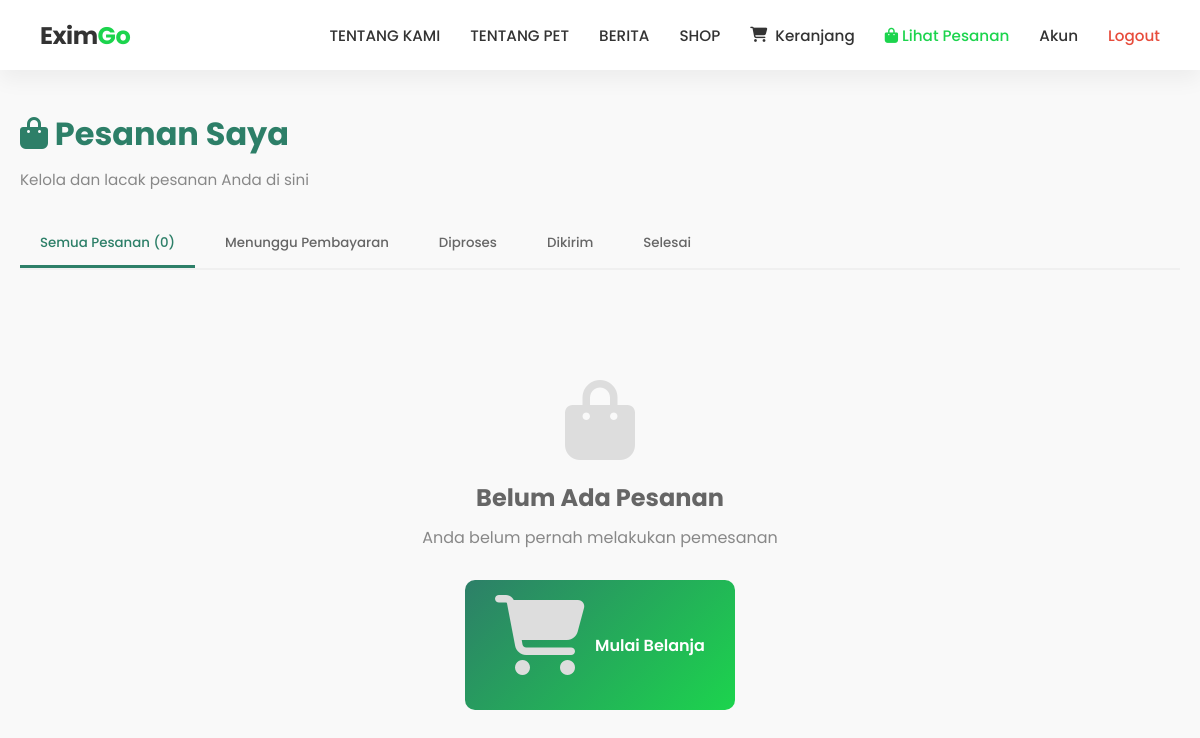
The page /users/my_orders.php (signed in) on the database as committed earlier.
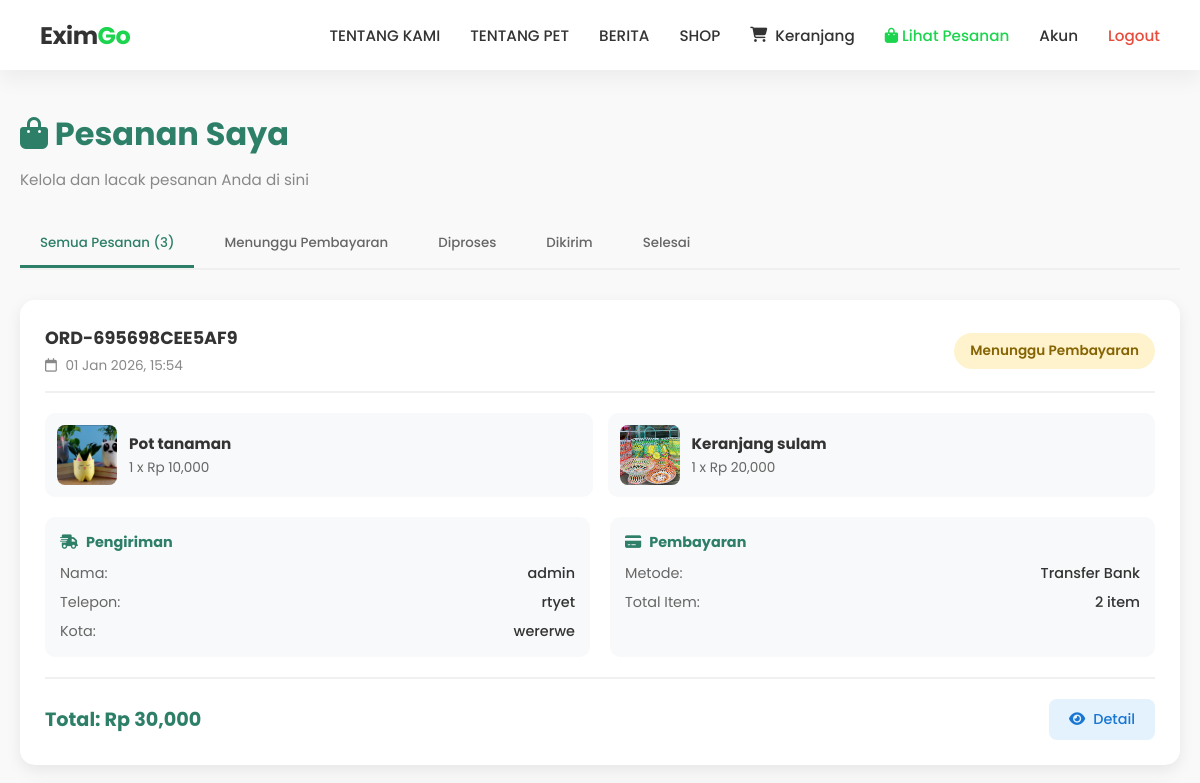
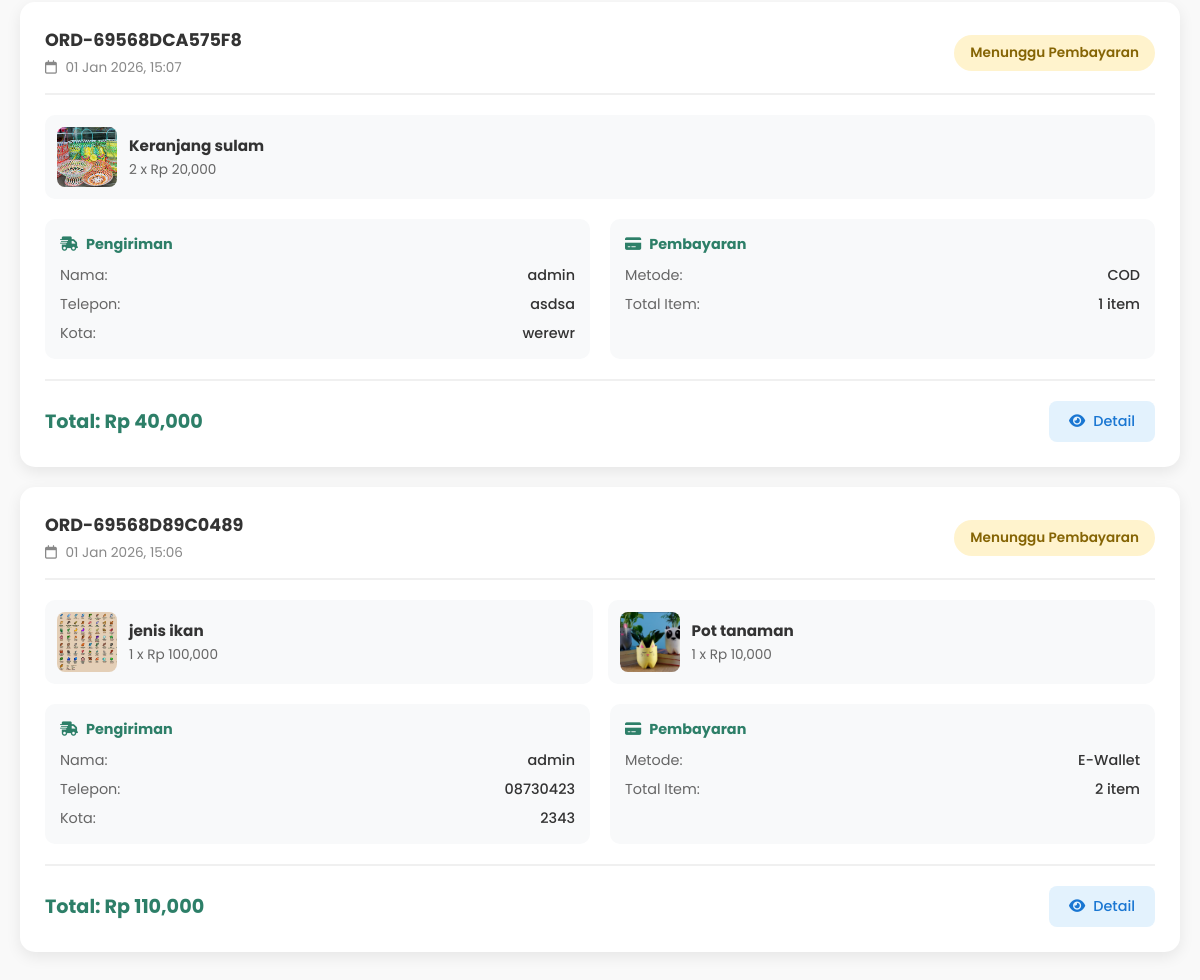
The same page on the database as committed later (2 pictures, top to bottom).
### tables this page shows
CREATE TABLE `orders` (
  `id` int(11) NOT NULL,
  `user_id` int(11) NOT NULL,
  `order_number` varchar(50) NOT NULL,
  `shipping_name` varchar(100) NOT NULL,
  `shipping_phone` varchar(20) NOT NULL,
  `shipping_address` text NOT NULL,
  `shipping_city` varchar(100) NOT NULL,
  `shipping_postal_code` varchar(10) NOT NULL,
  `payment_method` varchar(50) NOT NULL,
  `total_amount` decimal(15,2) NOT NULL,
  `status` enum('pending','processing','shipped','completed','cancelled') DEFAULT 'pending',
  `created_at` timestamp NOT NULL DEFAULT current_timestamp()
);

CREATE TABLE `order_items` (
  `id` int(11) NOT NULL,
  `order_id` int(11) NOT NULL,
  `product_id` int(11) NOT NULL,
  `product_name` varchar(150) NOT NULL,
  `price` decimal(15,2) NOT NULL,
  `quantity` int(11) NOT NULL,
  `subtotal` decimal(15,2) NOT NULL
);

CREATE TABLE `products` (
  `id` int(11) NOT NULL,
  `name` varchar(150) NOT NULL,
  `description` text DEFAULT NULL,
  `price` decimal(15,2) NOT NULL,
  `stock` int(11) NOT NULL DEFAULT 0,
  `image` varchar(255) DEFAULT NULL,
  `created_at` timestamp NOT NULL DEFAULT current_timestamp()
);

### src/users/my_orders.php (the view, shortened to what this page needs)
<?php
require_once '../config/database.php';
$uid = $_SESSION['user_id'];
$stmt = $pdo->prepare("
    SELECT o.*,
           (SELECT COUNT(*) FROM order_items WHERE order_id = o.id) as item_count
    FROM orders o
    WHERE o.user_id = ?
    ORDER BY o.created_at DESC
");
$stmt->execute([$uid]);
$orders = $stmt->fetchAll();
?>
<!DOCTYPE html>
<html lang="id">
<head>
    <link rel="stylesheet" href="../assets/css/cart.css">
    <link rel="stylesheet" href="https://cdnjs.cloudflare.com/ajax/libs/font-awesome/6.4.0/css/all.min.css">
</head>
<body>
    <?php include '../includes/navbar.php'; ?>
    <div class="orders-container">
        <div class="page-header">
            <h1><i class="fas fa-shopping-bag"></i> Pesanan Saya</h1>
            <p>Kelola dan lacak pesanan Anda di sini</p>
        </div>
        <div class="tabs-container">
            <button class="tab-btn active" onclick="filterOrders('all')">
                Semua Pesanan (<?= count($orders) ?>)
            </button>
            <button class="tab-btn" onclick="filterOrders('pending')">Menunggu Pembayaran</button>
            <button class="tab-btn" onclick="filterOrders('processing')">Diproses</button>
            <button class="tab-btn" onclick="filterOrders('shipped')">Dikirim</button>
            <button class="tab-btn" onclick="filterOrders('completed')">Selesai</button>
        </div>
        <?php if (empty($orders)): ?>
            <div class="empty-state">
                <i class="fas fa-shopping-bag"></i>
                <h3>Belum Ada Pesanan</h3>
                <p>Anda belum pernah melakukan pemesanan</p>
                <a href="catalog.php" class="btn-shop">
                    <i class="fas fa-shopping-cart"></i> Mulai Belanja
                </a>
            </div>
        <?php else: ?>
            <div class="orders-list" id="ordersList">
                <?php foreach ($orders as $order):
                    $stmt = $pdo->prepare("
                        SELECT oi.*, p.image, p.name as product_name
                        FROM order_items oi
                        JOIN products p ON oi.product_id = p.id
                        WHERE oi.order_id = ?
                        LIMIT 3
                    ");
                    $stmt->execute([$order['id']]);
                    $items = $stmt->fetchAll();
                    ?>
                    <div class="order-card" data-status="<?= $order['status'] ?>">
                        <div class="order-header">
                            <div class="order-info">
                                <h3><?= htmlspecialchars($order['order_number']) ?></h3>
                                <div class="order-date">
                                    <i class="far fa-calendar"></i>
                                    <?= date('d M Y, H:i', strtotime($order['created_at'])) ?>
                                </div>
                            </div>
                            <span class="status-badge status-<?= $order['status'] ?>">
                                <?php
                                $status_labels = [
                                    'pending' => 'Menunggu Pembayaran',
                                    'processing' => 'Diproses',
                                    'shipped' => 'Dikirim',
                                    'completed' => 'Selesai',
                                    'cancelled' => 'Dibatalkan'
                                ];
                                echo $status_labels[$order['status']] ?? $order['status'];
                                ?>
                            </span>
                        </div>
                        <div class="order-body">
                            <div class="order-items-preview">
                                <?php foreach ($items as $item): ?>
                                    <div class="item-preview">
                                        <img src="../assets/images/uploads/<?= !empty($item['image']) ? $item['image'] : 'default.jpg' ?>"
                                             alt="<?= htmlspecialchars($item['product_name']) ?>"
                                             onerror="this.src='../assets/images/uploads/default.jpg'">
                                        <div class="item-info">
                                            <h4><?= htmlspecialchars($item['product_name']) ?></h4>
                                            <div class="item-qty">
                                                <?= $item['quantity'] ?> x Rp <?= number_format($item['price']) ?>
                                            </div>
                                        </div>
                                    </div>
                                <?php endforeach; ?>
                            </div>
                            <div class="order-details">
                                <div class="detail-group">
                                    <h4><i class="fas fa-shipping-fast"></i> Pengiriman</h4>
                                    <div class="detail-item">
                                        <span class="detail-label">Nama:</span>
                                        <span class="detail-value"><?= htmlspecialchars($order['shipping_name']) ?></span>
                                    </div>
                                    <div class="detail-item">
                                        <span class="detail-label">Telepon:</span>
                                        <span class="detail-value"><?= htmlspecialchars($order['shipping_phone']) ?></span>
                                    </div>
                                    <div class="detail-item">
                                        <span class="detail-label">Kota:</span>
                                        <span class="detail-value"><?= htmlspecialchars($order['shipping_city']) ?></span>
                                    </div>
                                </div>
                                <div class="detail-group">
                                    <h4><i class="fas fa-credit-card"></i> Pembayaran</h4>
                                    <div class="detail-item">
                                        <span class="detail-label">Metode:</span>
                                        <span class="detail-value">
                                            <?php
                                            $methods = [
                                                'transfer_bank' => 'Transfer Bank',
                                                'e-wallet' => 'E-Wallet',
                                                'cod' => 'COD'
                                            ];
                                            echo $methods[$order['payment_method']] ?? $order['payment_method'];
                                            ?>
                                        </span>
                                    </div>
                                    <div class="detail-item">
                                        <span class="detail-label">Total Item:</span>
                                        <span class="detail-value"><?= $order['item_count'] ?> item</span>
                                    </div>
                                </div>
                            </div>
                        </div>
                        <div class="order-footer">
                            <div class="order-total">
                                Total: Rp <?= number_format($order['total_amount']) ?>
                            </div>
                            <div class="order-actions">
                                <button class="btn-action btn-detail" onclick="showOrderDetail(<?= $order['id'] ?>)">
                                    <i class="fas fa-eye"></i> Detail
                                </button>
                            </div>
                        </div>
                    </div>
                <?php endforeach; ?>
            </div>
        <?php endif; ?>
    </div>
</body>
</html>

### src/includes/navbar.php (shortened to what this page needs)
<?php
$current_page = basename($_SERVER['PHP_SELF']);
?>
<link rel="stylesheet" href="../assets/css/navbar.css">
<link rel="stylesheet" href="https://cdnjs.cloudflare.com/ajax/libs/font-awesome/6.4.0/css/all.min.css">
<nav>
    <div class="logo">
        <a href="index.php">Exim<span>Go</span></a>
    </div>
    <div class="nav-kanan">
        <ul class="nav-links">
            <li><a href="tentangKami.php" class="<?= $current_page == 'tentangKami.php' ? 'active' : '' ?>">TENTANG
                    KAMI</a></li>
            <li><a href="tentangPet.php" class="<?= $current_page == 'tentangPet.php' ? 'active' : '' ?>">TENTANG
                    PET</a></li>
            <li><a href="#" class="<?= $current_page == 'berita.php' ? 'active' : '' ?>">BERITA</a></li>
            <li><a href="catalog.php" class="<?= $current_page == 'catalog.php' ? 'active' : '' ?>">SHOP</a></li>
            <?php if (isset($_SESSION['user_id'])): ?>
                <li>
                    <a href="cart.php" class="cart-wrapper <?= $current_page == 'cart.php' ? 'active' : '' ?>">
                        <i class="fa-solid fa-cart-shopping"></i> Keranjang
                    </a>
                </li>
                <li>
                    <a href="my_orders.php" class="<?= $current_page == 'my_orders.php' ? 'active' : '' ?>">
                        <i class="fa-solid fa-shopping-bag"></i> Lihat Pesanan
                    </a>
                </li>
                <li><a href="profile.php" class="<?= $current_page == 'profile.php' ? 'active' : '' ?>">Akun</a></li>
                <li><a href="../auth/logout.php" style="color: #e74c3c;">Logout</a></li>
            <?php endif; ?>
        </ul>
    </div>
</nav>

### src/assets/css/cart.css (style rules this page uses)
:root { --primary-color: #ffffff; --accent-color: #1cd44d; --accent-hover: #16a03b; --text-dark: #333333; --text-light: #888888; --bg-light: #f9f9f9; --shadow: 0 10px 20px rgba(0, 0, 0, 0.05); --border-radius: 20px; }
* { margin: 0; padding: 0; box-sizing: border-box; font-family: 'Poppins', 'Segoe UI', sans-serif; }
body { background-color: var(--bg-light); color: var(--text-dark); }
a { text-decoration: none; }
nav { display: flex; justify-content: space-between; align-items: center; height: 80px; }
.logo { font-size: 1.5rem; font-weight: 800; color: var(--text-dark); letter-spacing: -0.5px; }
.nav-links { list-style: none; display: flex; align-items: center; gap: 30px; }
.nav-links a { color: var(--text-dark); font-weight: 500; font-size: 0.95rem; transition: color 0.3s; }
.page-header { margin-bottom: 30px; }

### src/assets/css/navbar.css (style rules this page uses)
:root { --primary-color: #ffffff; --accent-color: #1cd44d; --accent-hover: #16a03b; --text-dark: #333333; --shadow: 0 10px 20px rgba(0, 0, 0, 0.05); }
nav * { box-sizing: border-box; font-family: 'Poppins', sans-serif; margin: 0; padding: 0; }
nav { display: flex; justify-content: space-between; align-items: center; padding: 0 40px; background-color: var(--primary-color); box-shadow: var(--shadow); position: sticky; top: 0; z-index: 1000; height: 70px; width: 100%; }
nav .logo { font-size: 1.5rem; font-weight: bold; color: var(--text-dark); }
nav .logo a { text-decoration: none; color: inherit; }
nav .logo span { color: var(--accent-color); }
.nav-kanan { display: flex; gap: 30px; align-items: center; }
.nav-links { list-style: none; display: flex; align-items: center; gap: 30px; margin: 0; padding: 0; height: 26px; }
.nav-links a { text-decoration: none; color: var(--text-dark); font-weight: 500; font-size: 0.95rem; transition: color 0.3s ease; }
.nav-links a:hover, .nav-links a.active { color: var(--accent-color); }
.cart-wrapper { position: relative; display: flex; align-items: center; gap: 8px; height: 25px; }

Rows that differ between the two databases and show on the page:
added orders: order_number "ORD-695698CEE5AF9", created_at "01 Jan 2026, 15:54", status "Menunggu Pembayaran", shipping_name "admin", shipping_phone "rtyet", shipping_city "wererwe", payment_method "Transfer Bank", item_count "2", total_amount "30,000"
added order_items: product.image (picture), product.name "Pot tanaman", quantity "1", price "10,000", shown under "ORD-695698CEE5AF9"
added order_items: product.image (picture), product.name "Keranjang sulam", quantity "1", price "20,000", shown under "ORD-695698CEE5AF9"
added orders: order_number "ORD-69568DCA575F8", created_at "01 Jan 2026, 15:07", status "Menunggu Pembayaran", shipping_name "admin", shipping_phone "asdsa", shipping_city "werewr", payment_method "COD", item_count "1", total_amount "40,000"
added order_items: product.image (picture), product.name "Keranjang sulam", quantity "2", price "20,000", shown under "ORD-69568DCA575F8"
added orders: order_number "ORD-69568D89C0489", created_at "01 Jan 2026, 15:06", status "Menunggu Pembayaran", shipping_name "admin", shipping_phone "08730423", shipping_city "2343", payment_method "E-Wallet", item_count "2", total_amount "110,000"
added order_items: product.image (picture), product.name "jenis ikan", quantity "1", price "100,000", shown under "ORD-69568D89C0489"
added order_items: product.image (picture), product.name "Pot tanaman", quantity "1", price "10,000", shown under "ORD-69568D89C0489"
Other text that changed with them:
count($orders): "0" → "3"
text no longer shown: "Belum Ada Pesanan Anda belum pernah melakukan pemesanan Mulai Belanja"
